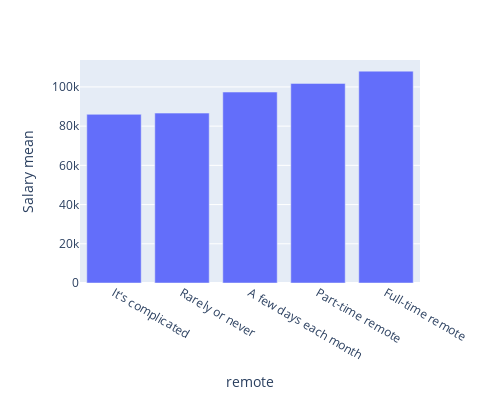

Notebook code cell kept with this figure:
### Code cell
df_mean[['mean', 'remote']]
import plotly.express as px
data = df_mean[['mean', 'remote']].rename(columns = {'mean':'Salary mean'}).sort_values('Salary mean')

fig = px.bar(data, x='remote', y='Salary mean')
fig.update_layout(
    autosize=False,
    width=500,
    height=400,)
fig.show()

### Figure 1 — Plotly figure (JSON) as saved in the notebook; plotly's stock layout.template omitted (floating-point values rounded to 4 significant figures)
{"data": [{"alignmentgroup": "True", "hovertemplate": "remote=%{x}<br>Salary mean=%{y}<extra></extra>", "legendgroup": "", "marker": {"color": "#636efa"}, "name": "", "offsetgroup": "", "orientation": "v", "showlegend": false, "textposition": "auto", "type": "bar", "x": ["It's complicated", "Rarely or never", "A few days each month", "Part-time remote", "Full-time remote"], "xaxis": "x", "y": [86020.0, 86650.0, 97380.0, 101800.0, 108000.0], "yaxis": "y"}], "layout": {"autosize": false, "barmode": "relative", "height": 400, "legend": {"tracegroupgap": 0}, "margin": {"t": 60}, "width": 500, "xaxis": {"anchor": "y", "domain": [0, 1], "title": {"text": "remote"}}, "yaxis": {"anchor": "x", "domain": [0, 1], "title": {"text": "Salary mean"}}}}
